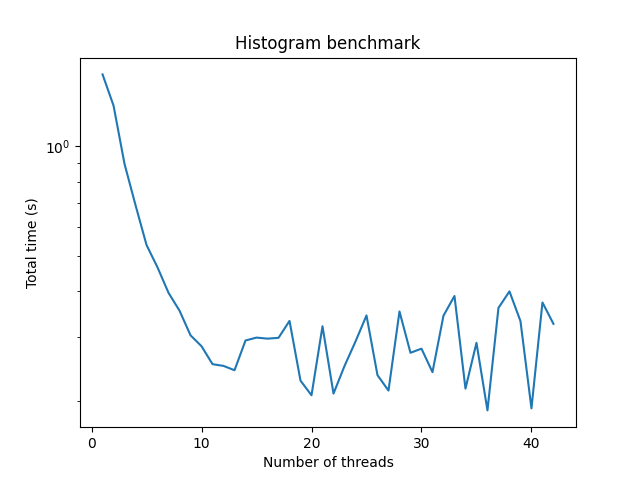

This figure's Python source:
import argparse
import subprocess
import matplotlib.pyplot as plt


def run(n_threads: int) -> float:
    """
    Run the benchmark (binary in /build) for the given type and number of iterations (first arg)

    Output of the benchmark looks like this:
    ```
    OMP_NUM_THREADS=8
    dist[0]=93
    dist[1]=3285
    dist[2]=85350
    dist[3]=1260714
    dist[4]=10871742
    dist[5]=54586161
    dist[6]=159818704
    dist[7]=273378686
    dist[8]=273376192
    dist[9]=159818436
    dist[10]=54574834
    dist[11]=10876069
    dist[12]=1261215
    dist[13]=85045
    dist[14]=3397
    dist[15]=77
    Time: 0.244005 sec
    ```

    """

    # run the benchmark with the given type and number of iterations set
    # OMP_NUM_THREADS env variable is set to the number of threads
    try:
        output = subprocess.check_output(
            [f"./build/hist_omp"],
            env={"OMP_NUM_THREADS": str(n_threads)}
        ).decode("utf-8")

    except subprocess.CalledProcessError as e:
        print(f"Error running the benchmark: {e}")
        return -1

    # parse the output and return the total time

    time = float(output.split("\n")[-2].split()[-2])
    threads = int(output.split("\n")[0].split("=")[-1])

    if threads != n_threads:
        print(
            f"Error running the benchmark: expected {n_threads} threads, got {threads}")
        return -1

    return time


if __name__ == "__main__":
    parser = argparse.ArgumentParser(prog='Scaling Benchmark')
    parser.add_argument(
        '-t', '--max_threads',
        type=int,
        default=8,
        help='Maximum number of threads'
    )

    args = parser.parse_args()

    n_threads = list(range(1, args.max_threads + 1))

    times = []
    for threads in n_threads:
        print(f"Running benchmark for {threads} threads")
        time = run(threads)
        if time == -1:
            print(f"Error running the benchmark for {threads} threads")
        else:
            times.append((time, threads))

    plt.plot([i[1] for i in times], [i[0] for i in times])

    plt.title("Histogram benchmark")
    plt.xlabel("Number of threads")
    plt.ylabel("Total time (s)")

    plt.savefig("benchmark.png")

    for i in range(len(n_threads)):
        print(f"Threads: {[i[1] for i in times]}")
        print(f"Times: {[i[0] for i in times]}")
